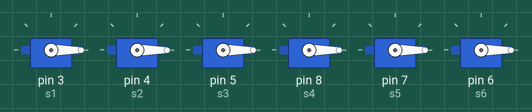
Simulated run of this sketch. Board: Arduino Uno, built with avr-gcc and run on an emulated ATmega328P. Parts: 6 × servo.

Above: at 0.05 s.
At 3.0 s:
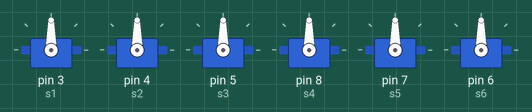
At 6.0 s:
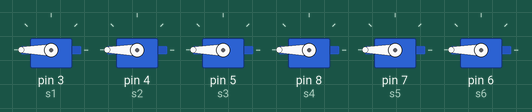
Timing chart, 0 to 7.8 s (numbered marks = the images above):
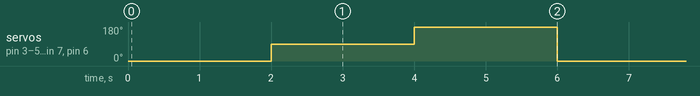

Measured:
- by itself, servo on pin 3 (s1), servo on pin 4 (s2), servo on pin 5 (s3), servo on pin 8 (s4), servo on pin 7 (s5), servo on pin 6 (s6): repeats every 6.0 s: 180° 2.0 s, 0° 2.0 s, 90° 2.0 s

The sketch:

task3_6_servos_1.ino
```cpp
// C++ code
//
#include <Servo.h>
Servo s1,s2,s3,s4,s5,s6;
void setup()
{
  //*Attaches the Servoes to the pins.
  s1.attach(3);
  s2.attach(4);
  s3.attach(5);
  s4.attach(8);
  s5.attach(7);
  s6.attach(6);
}

void loop()
{
 //Three different movments

  //1-Robot is off
  s1.write(0);
  s2.write(0);
  s3.write(0);
  s4.write(0);
  s5.write(0);
  s6.write(0);

  delay(2000);


  //2-when the robot is smiling
  s1.write(90);
  s2.write(90);
  s3.write(90);
  s4.write(90);
  s5.write(90);
  s6.write(90);

  delay(2000);

  //3-when the robot is sad
  s1.write(270);
  s2.write(270);
  s3.write(270);
  s4.write(270);
  s5.write(270);
  s6.write(270);

  delay(2000);
}
```
